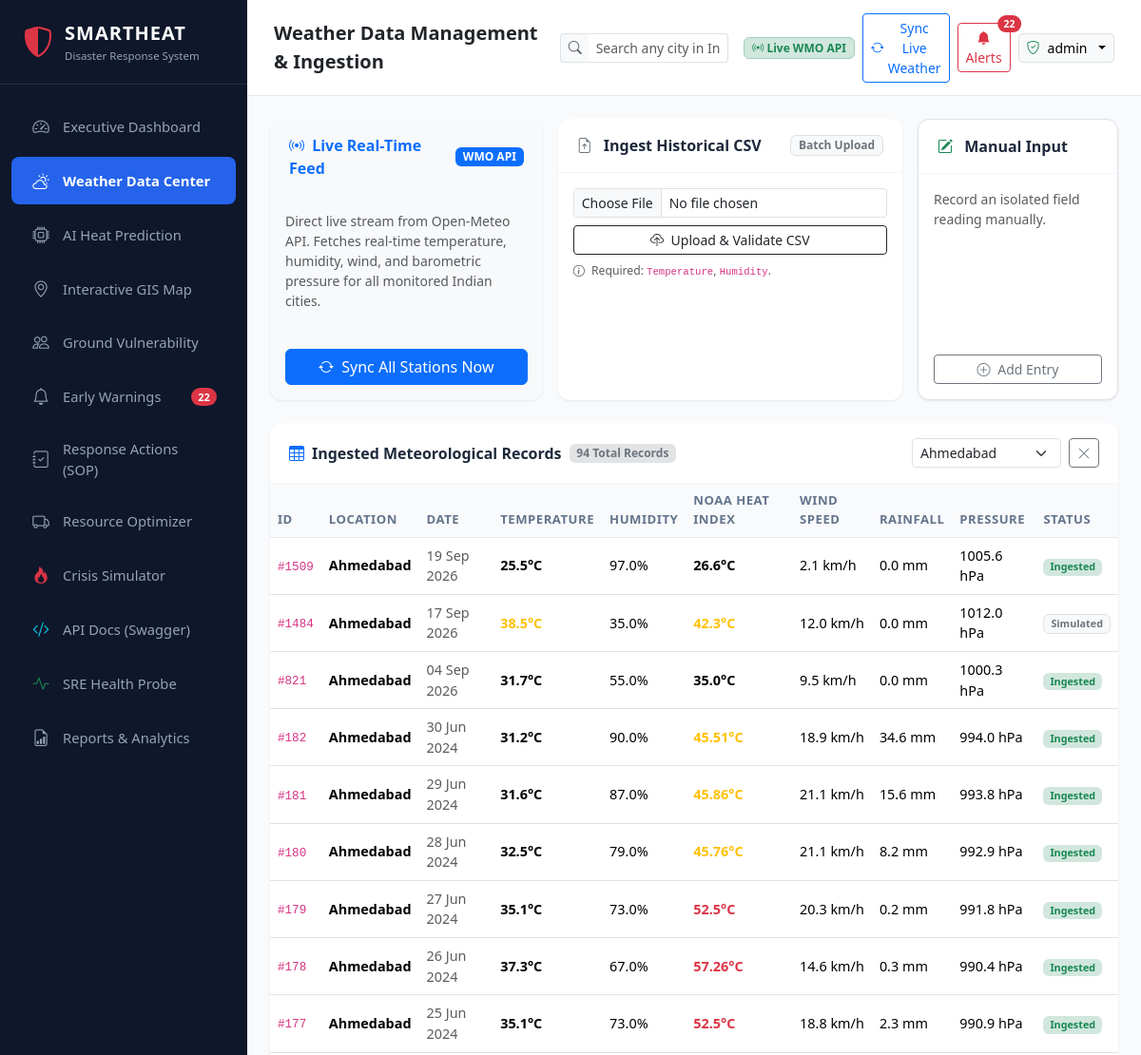
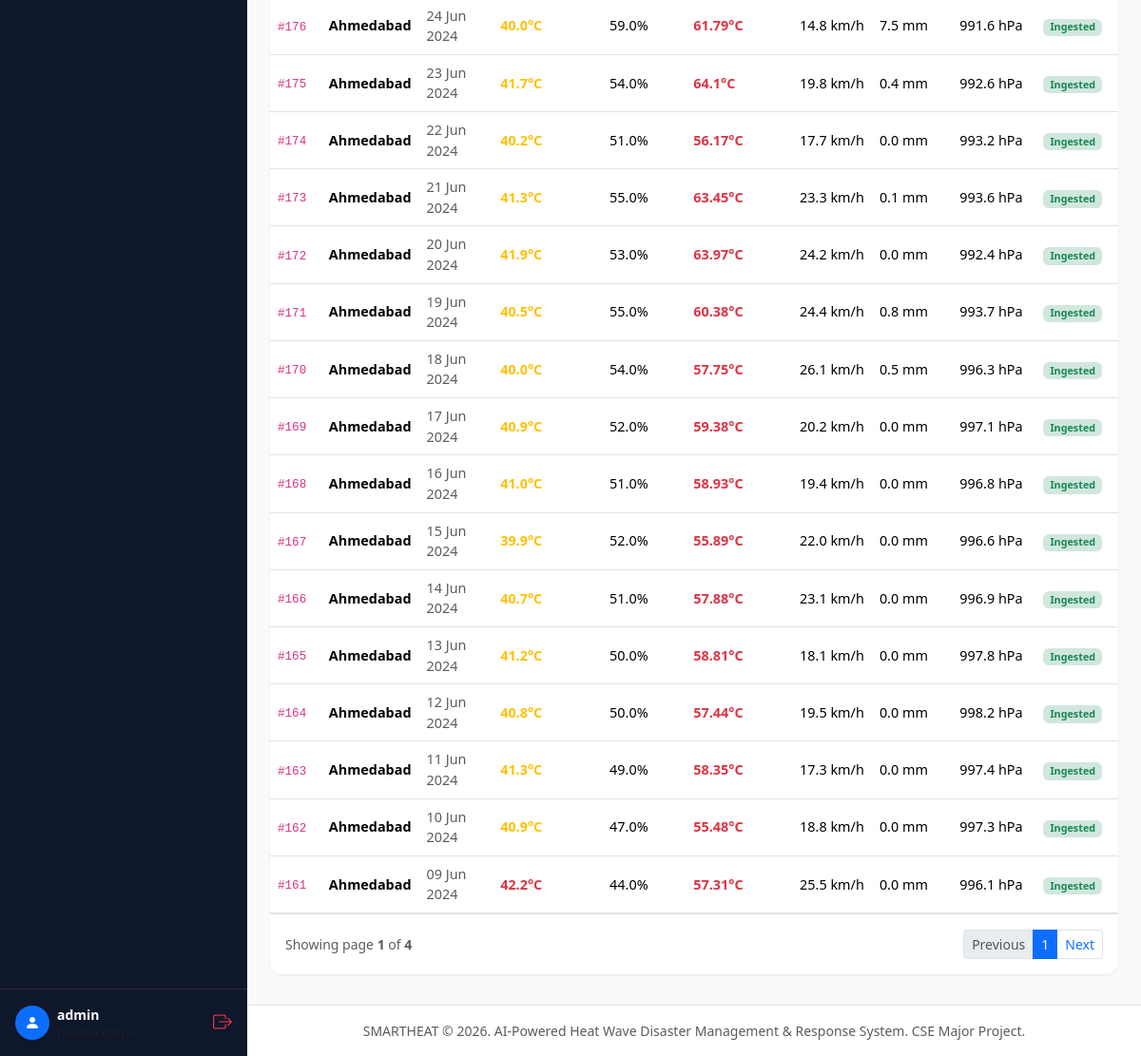
The page /weather/?location_id=2 (signed in) on the database as committed earlier (2 pictures, top to bottom).
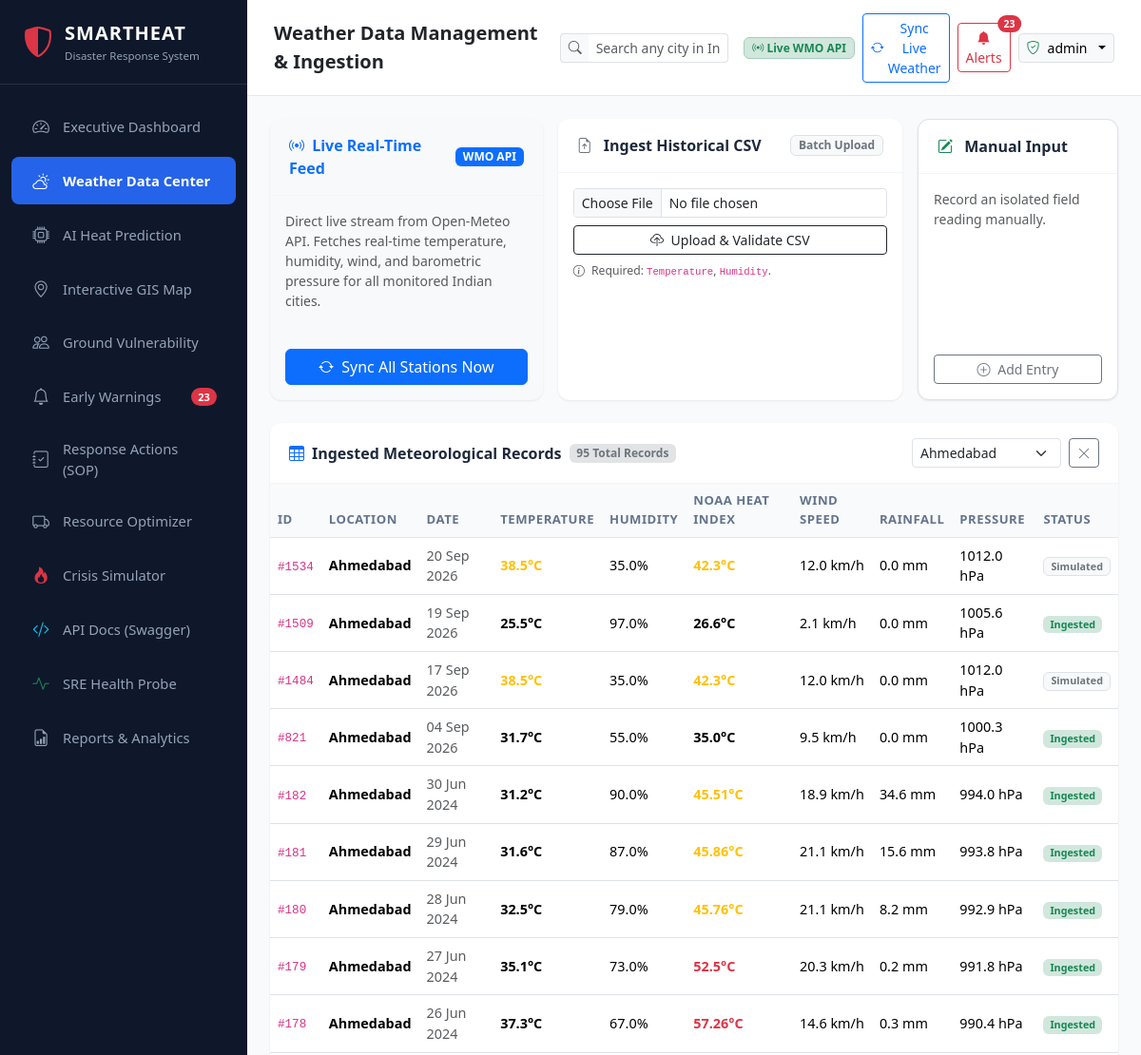
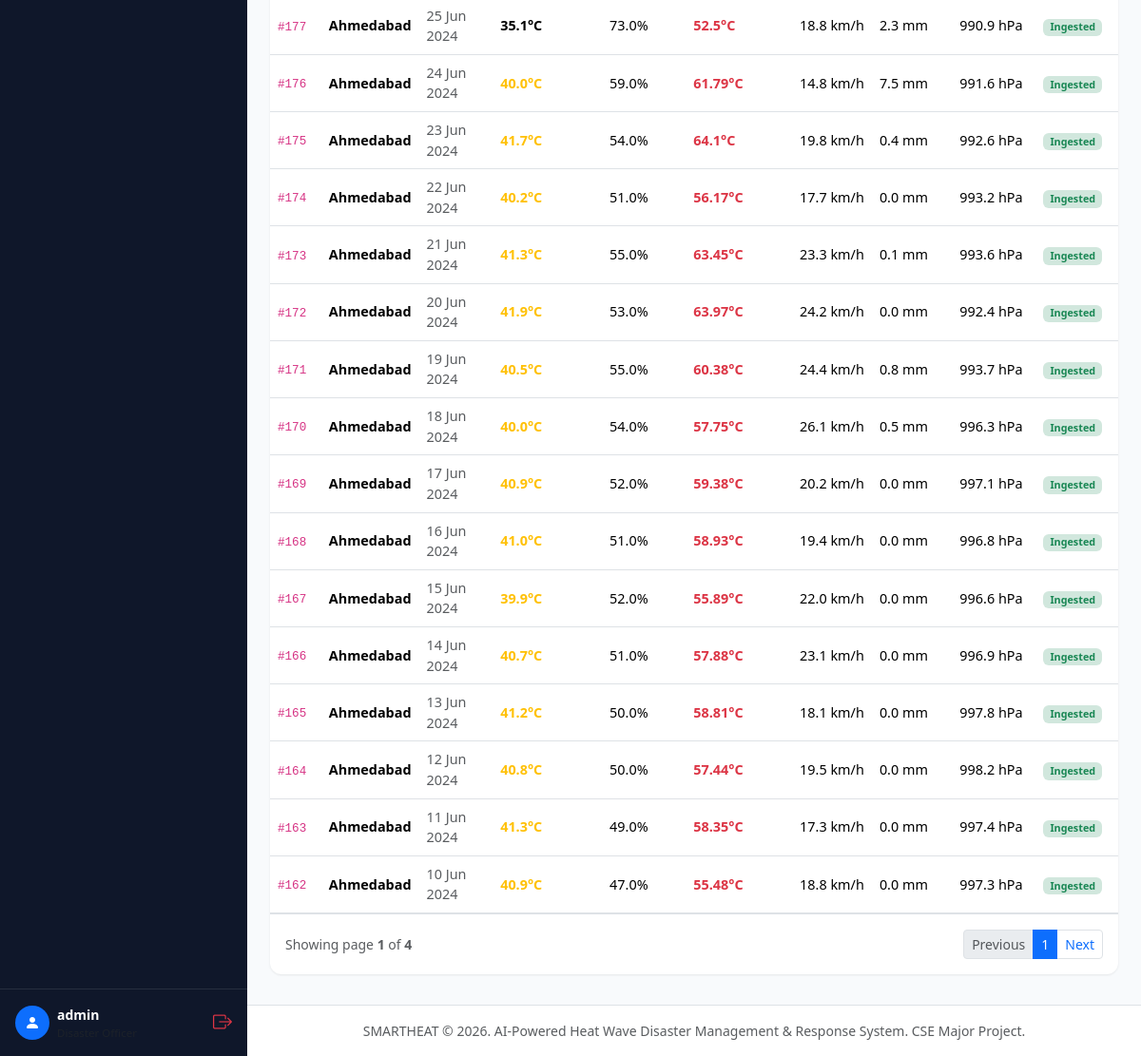
The same page on the database as committed later (2 pictures, top to bottom).
### database/models.py (models this page shows, shortened)
class WeatherData(db.Model):
    __tablename__ = 'weather_data'
    id = db.Column(db.Integer, primary_key=True)
    location_id = db.Column(db.Integer, db.ForeignKey('locations.id'), nullable=False, index=True)
    date = db.Column(db.Date, nullable=False, index=True)
    temperature = db.Column(db.Float, nullable=False)   # Celsius
    humidity = db.Column(db.Float, nullable=False)      # %
    wind_speed = db.Column(db.Float, default=10.0)      # km/h
    rainfall = db.Column(db.Float, default=0.0)         # mm
    pressure = db.Column(db.Float, default=1013.25)     # hPa
    heat_index = db.Column(db.Float, nullable=True)     # Computed NOAA Heat Index
    is_simulated = db.Column(db.Boolean, default=False)
    created_at = db.Column(db.DateTime, default=datetime.utcnow)

class Location(db.Model):
    __tablename__ = 'locations'
    id = db.Column(db.Integer, primary_key=True)
    name = db.Column(db.String(100), unique=True, nullable=False, index=True)
    state = db.Column(db.String(50), nullable=False)
    latitude = db.Column(db.Float, nullable=False)
    longitude = db.Column(db.Float, nullable=False)
    zone_type = db.Column(db.String(50), default='Urban') # Urban, Suburban, Industrial, Rural
    baseline_temp = db.Column(db.Float, default=32.0)    # Normal summer mean temp (°C)
    created_at = db.Column(db.DateTime, default=datetime.utcnow)
    weather_records = db.relationship('WeatherData', backref='location', lazy=True, cascade='all, delete-orphan')
    vulnerability = db.relationship('VulnerabilityData', backref='location', uselist=False, cascade='all, delete-orphan')
    predictions = db.relationship('Prediction', backref='location', lazy=True, cascade='all, delete-orphan')
    risk_assessments = db.relationship('RiskAssessment', backref='location', lazy=True, cascade='all, delete-orphan')
    facilities = db.relationship('CriticalFacility', backref='location', lazy=True, cascade='all, delete-orphan')
    alerts = db.relationship('Alert', backref='location', lazy=True, cascade='all, delete-orphan')

### routes/weather_routes.py (the view)
@weather_bp.route('/')
@login_required
def index():
    page = request.args.get('page', 1, type=int)
    location_id = request.args.get('location_id', type=int)
    query = WeatherData.query.join(Location)
    if location_id:
        query = query.filter(WeatherData.location_id == location_id)
    pagination = query.order_by(WeatherData.date.desc(), WeatherData.id.desc()).paginate(
        page=page, per_page=25, error_out=False
    )
    locations = Location.query.order_by(Location.name.asc()).all()
    return render_template(
        'weather.html',
        records=pagination.items,
        pagination=pagination,
        locations=locations,
        selected_location_id=location_id
    )

### templates/weather.html (shortened to what this page needs)
{% extends 'base.html' %}
{% block page_title %}Weather Data Management & Ingestion{% endblock %}
{% block content %}
<div class="row g-3 mb-4">
  <div class="col-12 col-md-4">
    <div class="card h-100 border-primary border-opacity-25 bg-light">
      <div class="card-header bg-transparent d-flex justify-content-between align-items-center">
        <span class="fw-bold text-primary"><i class="bi bi-broadcast me-1"></i> Live Real-Time Feed</span>
        <span class="badge bg-primary">WMO API</span>
      </div>
      <div class="card-body d-flex flex-column justify-content-between">
        <p class="text-muted small mb-3">
          Direct live stream from Open-Meteo API. Fetches real-time temperature, humidity, wind, and barometric pressure for all monitored Indian cities.
        </p>
        <a href="{{ url_for('weather.sync_realtime_action') }}" class="btn btn-primary w-100">
          <i class="bi bi-arrow-repeat me-1"></i> Sync All Stations Now
        </a>
      </div>
    </div>
  </div>
  <div class="col-12 col-md-5">
    <div class="card h-100">
      <div class="card-header">
        <span class="fw-bold"><i class="bi bi-file-earmark-arrow-up text-secondary me-2"></i> Ingest Historical CSV</span>
        <span class="badge bg-light text-secondary border">Batch Upload</span>
      </div>
      <div class="card-body">
        <form method="POST" action="{{ url_for('weather.upload_csv') }}" enctype="multipart/form-data">
          <div class="mb-2">
            <input type="file" name="file" class="form-control form-control-sm" accept=".csv" required>
          </div>
          <button type="submit" class="btn btn-outline-dark btn-sm w-100">
            <i class="bi bi-cloud-upload me-1"></i> Upload & Validate CSV
          </button>
          <div class="text-muted small mt-2" style="font-size: 0.76rem;">
            <i class="bi bi-info-circle me-1"></i> Required: <code>Temperature</code>, <code>Humidity</code>.
          </div>
        </form>
      </div>
    </div>
  </div>
  <div class="col-12 col-md-3">
    <div class="card h-100 bg-white border">
      <div class="card-header bg-transparent">
        <span class="fw-bold"><i class="bi bi-pencil-square text-success me-2"></i> Manual Input</span>
      </div>
      <div class="card-body d-flex flex-column justify-content-between">
        <p class="text-muted small mb-2">Record an isolated field reading manually.</p>
        <button type="button" class="btn btn-outline-secondary btn-sm w-100" data-bs-toggle="modal" data-bs-target="#manualEntryModal">
          <i class="bi bi-plus-circle me-1"></i> Add Entry
        </button>
      </div>
    </div>
  </div>
</div>
<div class="card mb-4">
  <div class="card-header">
    <div class="d-flex align-items-center gap-2">
      <i class="bi bi-table text-primary"></i>
      <span class="fw-bold">Ingested Meteorological Records</span>
      <span class="badge bg-secondary-subtle text-secondary">{{ pagination.total }} Total Records</span>
    </div>
    <form method="GET" action="{{ url_for('weather.index') }}" class="d-flex align-items-center gap-2">
      <select name="location_id" class="form-select form-select-sm" onchange="this.form.submit()">
        {% for loc in locations %}
          <option value="{{ loc.id }}" {% if selected_location_id == loc.id %}selected{% endif %}>{{ loc.name }}</option>
        {% endfor %}
      </select>
      {% if selected_location_id %}
        <a href="{{ url_for('weather.index') }}" class="btn btn-sm btn-outline-secondary" title="Clear Filter">
          <i class="bi bi-x-lg"></i>
        </a>
      {% endif %}
    </form>
  </div>
  <div class="card-body p-0">
    <div class="table-responsive">
      <table class="table table-hover align-middle mb-0">
        <thead>
          <tr>
            <th>ID</th>
            <th>Location</th>
            <th>Date</th>
            <th>Temperature</th>
            <th>Humidity</th>
            <th>NOAA Heat Index</th>
            <th>Wind Speed</th>
            <th>Rainfall</th>
            <th>Pressure</th>
            <th>Status</th>
          </tr>
        </thead>
        <tbody>
          {% for r in records %}
          <tr>
            <td><code>#{{ r.id }}</code></td>
            <td class="fw-semibold">{{ r.location.name if r.location else 'Unknown' }}</td>
            <td class="text-muted">{{ r.date.strftime('%d %b %Y') }}</td>
            <td>
              <span class="fw-bold {% if r.temperature >= 42 %}text-danger{% elif r.temperature >= 38 %}text-warning{% endif %}">
                {{ r.temperature }}°C
              </span>
            </td>
            <td>{{ r.humidity }}%</td>
            <td>
              <span class="fw-semibold {% if r.heat_index and r.heat_index >= 50 %}text-danger{% elif r.heat_index and r.heat_index >= 40 %}text-warning{% endif %}">
                {{ r.heat_index if r.heat_index else '-' }}°C
              </span>
            </td>
            <td>{{ r.wind_speed }} km/h</td>
            <td>{{ r.rainfall }} mm</td>
            <td>{{ r.pressure }} hPa</td>
            <td>
              {% if r.is_simulated %}
                <span class="badge bg-light text-secondary border">Simulated</span>
              {% else %}
                <span class="badge bg-success-subtle text-success">Ingested</span>
              {% endif %}
            </td>
          </tr>
          {% else %}
          <tr>
            <td colspan="10" class="text-center py-4 text-muted">No weather records found. Upload a CSV file above.</td>
          </tr>
          {% endfor %}
        </tbody>
      </table>
    </div>
    {% if pagination.pages > 1 %}
    <div class="d-flex justify-content-between align-items-center p-3 border-top">
      <div class="text-muted small">
        Showing page <strong>{{ pagination.page }}</strong> of <strong>{{ pagination.pages }}</strong>
      </div>
      <ul class="pagination pagination-sm mb-0">
        <li class="page-item {% if not pagination.has_prev %}disabled{% endif %}">
          <a class="page-link" href="{{ url_for('weather.index', page=pagination.prev_num, location_id=selected_location_id) }}">Previous</a>
        </li>
        <li class="page-item active"><span class="page-link">{{ pagination.page }}</span></li>
        <li class="page-item {% if not pagination.has_next %}disabled{% endif %}">
          <a class="page-link" href="{{ url_for('weather.index', page=pagination.next_num, location_id=selected_location_id) }}">Next</a>
        </li>
      </ul>
    </div>
    {% endif %}
  </div>
</div>
{% endblock %}

### templates/base.html (shortened to what this page needs)
<!DOCTYPE html>
<html lang="en">
<head>
  <link href="https://cdn.jsdelivr.net/npm/bootstrap@5.3.3/dist/css/bootstrap.min.css" rel="stylesheet">
  <link href="https://cdn.jsdelivr.net/npm/bootstrap-icons@1.11.3/font/bootstrap-icons.min.css" rel="stylesheet">
  <link rel="stylesheet" href="{{ url_for('static', filename='css/style.css') }}">
</head>
<body>
  <div class="d-flex">
    <aside id="sidebar" class="d-flex flex-column flex-shrink-0">
      <div class="brand-header">
        <i class="bi bi-shield-shaded text-danger fs-2"></i>
        <div>
          <span class="brand-title">SMARTHEAT</span>
          <span class="brand-sub">Disaster Response System</span>
        </div>
      </div>
      <ul class="nav nav-pills flex-column mb-auto mt-3">
        <li class="nav-item">
          <a href="{{ url_for('dashboard.index') }}" class="nav-link {% if request.blueprint == 'dashboard' %}active{% endif %}">
            <i class="bi bi-speedometer2"></i> Executive Dashboard
          </a>
        </li>
        <li class="nav-item">
          <a href="{{ url_for('weather.index') }}" class="nav-link {% if request.blueprint == 'weather' %}active{% endif %}">
            <i class="bi bi-cloud-sun"></i> Weather Data Center
          </a>
        </li>
        <li class="nav-item">
          <a href="{{ url_for('ml.index') }}" class="nav-link {% if request.blueprint == 'ml' %}active{% endif %}">
            <i class="bi bi-cpu"></i> AI Heat Prediction
          </a>
        </li>
        <li class="nav-item">
          <a href="{{ url_for('map.index') }}" class="nav-link {% if request.blueprint == 'map' %}active{% endif %}">
            <i class="bi bi-geo-alt"></i> Interactive GIS Map
          </a>
        </li>
        <li class="nav-item">
          <a href="{{ url_for('vulnerability.index') }}" class="nav-link {% if request.blueprint == 'vulnerability' %}active{% endif %}">
            <i class="bi bi-people"></i> Ground Vulnerability
          </a>
        </li>
        <li class="nav-item">
          <a href="{{ url_for('alerts.index') }}" class="nav-link {% if request.blueprint == 'alerts' %}active{% endif %}">
            <i class="bi bi-bell"></i> Early Warnings
            {% if nav_active_alerts and nav_active_alerts > 0 %}
            <span class="badge bg-danger rounded-pill ms-auto">{{ nav_active_alerts }}</span>
            {% endif %}
          </a>
        </li>
        <li class="nav-item">
          <a href="{{ url_for('recommendations.index') }}" class="nav-link {% if request.blueprint == 'recommendations' %}active{% endif %}">
            <i class="bi bi-journal-check"></i> Response Actions (SOP)
          </a>
        </li>
        <li class="nav-item">
          <a href="{{ url_for('optimizer.index') }}" class="nav-link {% if request.blueprint == 'optimizer' %}active{% endif %}">
            <i class="bi bi-truck"></i> Resource Optimizer
          </a>
        </li>
        <li class="nav-item">
          <a href="{{ url_for('simulator.index') }}" class="nav-link {% if request.blueprint == 'simulator' %}active{% endif %}">
            <i class="bi bi-fire text-danger"></i> Crisis Simulator
          </a>
        </li>
        <li class="nav-item">
          <a href="/api/docs" target="_blank" class="nav-link">
            <i class="bi bi-code-slash text-info"></i> API Docs (Swagger)
          </a>
        </li>
        <li class="nav-item">
          <a href="/api/v1/health" target="_blank" class="nav-link">
            <i class="bi bi-activity text-success"></i> SRE Health Probe
          </a>
        </li>
        <li class="nav-item">
          <a href="{{ url_for('reports.index') }}" class="nav-link {% if request.blueprint == 'reports' %}active{% endif %}">
            <i class="bi bi-file-earmark-bar-graph"></i> Reports & Analytics
          </a>
        </li>
      </ul>
      <div class="p-3 border-top border-secondary border-opacity-25 mt-auto">
        <div class="d-flex align-items-center justify-content-between">
          <div class="d-flex align-items-center gap-2">
            <div class="bg-primary text-white rounded-circle p-2 d-flex align-items-center justify-content-center" style="width: 36px; height: 36px;">
              <i class="bi bi-person-fill"></i>
            </div>
            <div>
              <div class="text-white small fw-bold">{{ session.get('username', 'Admin') }}</div>
              <div class="text-muted" style="font-size: 0.72rem;">Disaster Officer</div>
            </div>
          </div>
          <a href="{{ url_for('auth.logout') }}" class="text-danger" title="Logout">
            <i class="bi bi-box-arrow-right fs-5"></i>
          </a>
        </div>
      </div>
    </aside>
    <main id="content" class="flex-grow-1">
      <nav class="top-navbar">
        <div class="d-flex align-items-center gap-3">
          <span class="fw-bold text-dark fs-5">{% block page_title %}Overview{% endblock %}</span>
        </div>
        <div class="position-relative d-none d-md-block mx-3 flex-grow-1" style="max-width: 320px;">
          <div class="input-group input-group-sm">
            <span class="input-group-text bg-light border-end-0"><i class="bi bi-search text-muted"></i></span>
            <input type="text" id="navCitySearch" class="form-control border-start-0" placeholder="Search any city in India or globally..." autocomplete="off">
          </div>
        </div>
        <div class="d-flex align-items-center gap-2">
          <span class="badge bg-success-subtle text-success border border-success-subtle d-none d-lg-inline small">
            <i class="bi bi-broadcast"></i> Live WMO API
          </span>
          <a href="{{ url_for('weather.sync_realtime_action') }}" class="btn btn-sm btn-outline-primary d-flex align-items-center gap-1" title="Fetch live weather from Open-Meteo API">
            <i class="bi bi-arrow-repeat"></i>
            <span class="d-none d-sm-inline">Sync Live Weather</span>
          </a>
          <a href="{{ url_for('alerts.index') }}" class="btn btn-sm btn-outline-danger position-relative">
            <i class="bi bi-bell-fill"></i> Alerts
            {% if nav_active_alerts and nav_active_alerts > 0 %}
            <span class="position-absolute top-0 start-100 translate-middle badge rounded-pill bg-danger">
              {{ nav_active_alerts }}
            </span>
            {% endif %}
          </a>
          <div class="dropdown">
            <button class="btn btn-sm btn-light border dropdown-toggle d-flex align-items-center gap-2" type="button" data-bs-toggle="dropdown">
              <i class="bi bi-shield-check text-success"></i>
              <span>{{ session.get('username', 'Admin') }}</span>
            </button>
          </div>
        </div>
      </nav>
      <div class="container-fluid px-4 pt-3">
      </div>
      <div class="container-fluid px-4 py-2 flex-grow-1">
        {% block content %}{% endblock %}
      </div>
      <footer class="bg-white border-top py-3 px-4 text-center text-muted small mt-auto">
        <span>SMARTHEAT &copy; 2026. AI-Powered Heat Wave Disaster Management & Response System. CSE Major Project.</span>
      </footer>
    </main>
  </div>
</body>
</html>

Rows that differ between the two databases and show on the page:
no longer on this page (row unchanged): WeatherData: id "161", location "Ahmedabad", date "09 Jun 2024", temperature "42.2", humidity "44.0", heat_index "57.31", wind_speed "25.5", rainfall "0.0", pressure "996.1", is_simulated "Ingested"
added WeatherData: id "1534", location "Ahmedabad", date "20 Sep 2026", temperature "38.5", humidity "35.0", heat_index "42.3", wind_speed "12.0", rainfall "0.0", pressure "1012.0", is_simulated "Simulated"
Other text that changed with them:
{{ nav_active_alerts }}: "22" → "23"
{{ pagination.total }}: "94" → "95"
